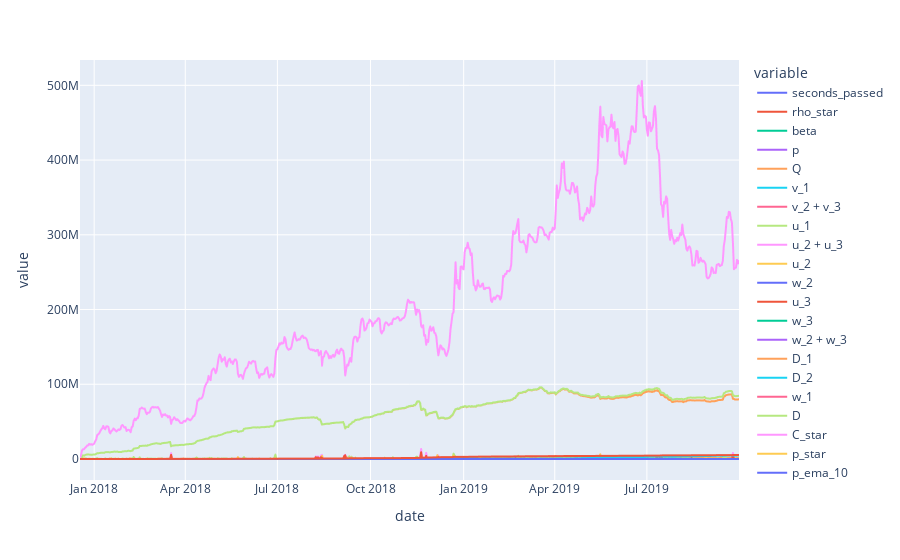

Notebook code cell kept with this figure:
### Code cell
debt_market_df.plot()

### Figure 1 — Plotly figure (JSON) as saved in the notebook; plotly's stock layout.template omitted (floating-point values rounded to 4 significant figures; data arrays with more than 128 entries replaced by an {"elided": "..."} marker saying what was removed)
{"data": [{"hovertemplate": "variable=seconds_passed<br>date=%{x}<br>value=%{y}<extra></extra>", "legendgroup": "seconds_passed", "line": {"color": "#636efa", "dash": "solid"}, "mode": "lines", "name": "seconds_passed", "showlegend": true, "type": "scattergl", "x": {"elided": "652 str values"}, "xaxis": "x", "y": {"elided": "652 int values"}, "yaxis": "y"}, {"hovertemplate": "variable=rho_star<br>date=%{x}<br>value=%{y}<extra></extra>", "legendgroup": "rho_star", "line": {"color": "#EF553B", "dash": "solid"}, "mode": "lines", "name": "rho_star", "showlegend": true, "type": "scattergl", "x": {"elided": "652 str values"}, "xaxis": "x", "y": {"elided": "652 float values"}, "yaxis": "y"}, {"hovertemplate": "variable=beta<br>date=%{x}<br>value=%{y}<extra></extra>", "legendgroup": "beta", "line": {"color": "#00cc96", "dash": "solid"}, "mode": "lines", "name": "beta", "showlegend": true, "type": "scattergl", "x": {"elided": "652 str values"}, "xaxis": "x", "y": {"elided": "652 float values"}, "yaxis": "y"}, {"hovertemplate": "variable=p<br>date=%{x}<br>value=%{y}<extra></extra>", "legendgroup": "p", "line": {"color": "#ab63fa", "dash": "solid"}, "mode": "lines", "name": "p", "showlegend": true, "type": "scattergl", "x": {"elided": "652 str values"}, "xaxis": "x", "y": {"elided": "652 float values"}, "yaxis": "y"}, {"hovertemplate": "variable=Q<br>date=%{x}<br>value=%{y}<extra></extra>", "legendgroup": "Q", "line": {"color": "#FFA15A", "dash": "solid"}, "mode": "lines", "name": "Q", "showlegend": true, "type": "scattergl", "x": {"elided": "652 str values"}, "xaxis": "x", "y": {"elided": "652 float values"}, "yaxis": "y"}, {"hovertemplate": "variable=v_1<br>date=%{x}<br>value=%{y}<extra></extra>", "legendgroup": "v_1", "line": {"color": "#19d3f3", "dash": "solid"}, "mode": "lines", "name": "v_1", "showlegend": true, "type": "scattergl", "x": {"elided": "652 str values"}, "xaxis": "x", "y": {"elided": "652 float values"}, "yaxis": "y"}, {"hovertemplate": "variable=v_2 + v_3<br>date=%{x}<br>value=%{y}<extra></extra>", "legendgroup": "v_2 + v_3", "line": {"color": "#FF6692", "dash": "solid"}, "mode": "lines", "name": "v_2 + v_3", "showlegend": true, "type": "scattergl", "x": {"elided": "652 str values"}, "xaxis": "x", "y": {"elided": "652 float values"}, "yaxis": "y"}, {"hovertemplate": "variable=u_1<br>date=%{x}<br>value=%{y}<extra></extra>", "legendgroup": "u_1", "line": {"color": "#B6E880", "dash": "solid"}, "mode": "lines", "name": "u_1", "showlegend": true, "type": "scattergl", "x": {"elided": "652 str values"}, "xaxis": "x", "y": {"elided": "652 float values"}, "yaxis": "y"}, {"hovertemplate": "variable=u_2 + u_3<br>date=%{x}<br>value=%{y}<extra></extra>", "legendgroup": "u_2 + u_3", "line": {"color": "#FF97FF", "dash": "solid"}, "mode": "lines", "name": "u_2 + u_3", "showlegend": true, "type": "scattergl", "x": {"elided": "652 str values"}, "xaxis": "x", "y": {"elided": "652 float values"}, "yaxis": "y"}, {"hovertemplate": "variable=u_2<br>date=%{x}<br>value=%{y}<extra></extra>", "legendgroup": "u_2", "line": {"color": "#FECB52", "dash": "solid"}, "mode": "lines", "name": "u_2", "showlegend": true, "type": "scattergl", "x": {"elided": "652 str values"}, "xaxis": "x", "y": {"elided": "652 float values"}, "yaxis": "y"}, {"hovertemplate": "variable=w_2<br>date=%{x}<br>value=%{y}<extra></extra>", "legendgroup": "w_2", "line": {"color": "#636efa", "dash": "solid"}, "mode": "lines", "name": "w_2", "showlegend": true, "type": "scattergl", "x": {"elided": "652 str values"}, "xaxis": "x", "y": {"elided": "652 float values"}, "yaxis": "y"}, {"hovertemplate": "variable=u_3<br>date=%{x}<br>value=%{y}<extra></extra>", "legendgroup": "u_3", "line": {"color": "#EF553B", "dash": "solid"}, "mode": "lines", "name": "u_3", "showlegend": true, "type": "scattergl", "x": {"elided": "652 str values"}, "xaxis": "x", "y": {"elided": "652 float values"}, "yaxis": "y"}, {"hovertemplate": "variable=w_3<br>date=%{x}<br>value=%{y}<extra></extra>", "legendgroup": "w_3", "line": {"color": "#00cc96", "dash": "solid"}, "mode": "lines", "name": "w_3", "showlegend": true, "type": "scattergl", "x": {"elided": "652 str values"}, "xaxis": "x", "y": {"elided": "652 float values"}, "yaxis": "y"}, {"hovertemplate": "variable=w_2 + w_3<br>date=%{x}<br>value=%{y}<extra></extra>", "legendgroup": "w_2 + w_3", "line": {"color": "#ab63fa", "dash": "solid"}, "mode": "lines", "name": "w_2 + w_3", "showlegend": true, "type": "scattergl", "x": {"elided": "652 str values"}, "xaxis": "x", "y": {"elided": "652 float values"}, "yaxis": "y"}, {"hovertemplate": "variable=D_1<br>date=%{x}<br>value=%{y}<extra></extra>", "legendgroup": "D_1", "line": {"color": "#FFA15A", "dash": "solid"}, "mode": "lines", "name": "D_1", "showlegend": true, "type": "scattergl", "x": {"elided": "652 str values"}, "xaxis": "x", "y": {"elided": "652 float values"}, "yaxis": "y"}, {"hovertemplate": "variable=D_2<br>date=%{x}<br>value=%{y}<extra></extra>", "legendgroup": "D_2", "line": {"color": "#19d3f3", "dash": "solid"}, "mode": "lines", "name": "D_2", "showlegend": true, "type": "scattergl", "x": {"elided": "652 str values"}, "xaxis": "x", "y": {"elided": "652 float values"}, "yaxis": "y"}, {"hovertemplate": "variable=w_1<br>date=%{x}<br>value=%{y}<extra></extra>", "legendgroup": "w_1", "line": {"color": "#FF6692", "dash": "solid"}, "mode": "lines", "name": "w_1", "showlegend": true, "type": "scattergl", "x": {"elided": "652 str values"}, "xaxis": "x", "y": {"elided": "652 float values"}, "yaxis": "y"}, {"hovertemplate": "variable=D<br>date=%{x}<br>value=%{y}<extra></extra>", "legendgroup": "D", "line": {"color": "#B6E880", "dash": "solid"}, "mode": "lines", "name": "D", "showlegend": true, "type": "scattergl", "x": {"elided": "652 str values"}, "xaxis": "x", "y": {"elided": "652 float values"}, "yaxis": "y"}, {"hovertemplate": "variable=C_star<br>date=%{x}<br>value=%{y}<extra></extra>", "legendgroup": "C_star", "line": {"color": "#FF97FF", "dash": "solid"}, "mode": "lines", "name": "C_star", "showlegend": true, "type": "scattergl", "x": {"elided": "652 str values"}, "xaxis": "x", "y": {"elided": "652 float values"}, "yaxis": "y"}, {"hovertemplate": "variable=p_star<br>date=%{x}<br>value=%{y}<extra></extra>", "legendgroup": "p_star", "line": {"color": "#FECB52", "dash": "solid"}, "mode": "lines", "name": "p_star", "showlegend": true, "type": "scattergl", "x": {"elided": "652 str values"}, "xaxis": "x", "y": {"elided": "652 int values"}, "yaxis": "y"}, {"hovertemplate": "variable=p_ema_10<br>date=%{x}<br>value=%{y}<extra></extra>", "legendgroup": "p_ema_10", "line": {"color": "#636efa", "dash": "solid"}, "mode": "lines", "name": "p_ema_10", "showlegend": true, "type": "scattergl", "x": {"elided": "652 str values"}, "xaxis": "x", "y": {"elided": "652 float values"}, "yaxis": "y"}, {"hovertemplate": "variable=cumulative_v_1<br>date=%{x}<br>value=%{y}<extra></extra>", "legendgroup": "cumulative_v_1", "line": {"color": "#EF553B", "dash": "solid"}, "mode": "lines", "name": "cumulative_v_1", "showlegend": true, "type": "scattergl", "x": {"elided": "652 str values"}, "xaxis": "x", "y": {"elided": "652 float values"}, "yaxis": "y"}], "layout": {"autosize": true, "legend": {"title": {"text": "variable"}, "tracegroupgap": 0}, "margin": {"t": 60}, "xaxis": {"anchor": "y", "autorange": true, "domain": [0, 1], "range": ["2017-12-18", "2019-09-30"], "title": {"text": "date"}, "type": "date"}, "yaxis": {"anchor": "x", "autorange": true, "domain": [0, 1], "range": [-28100000.0, 533900000.0], "title": {"text": "value"}, "type": "linear"}}}
